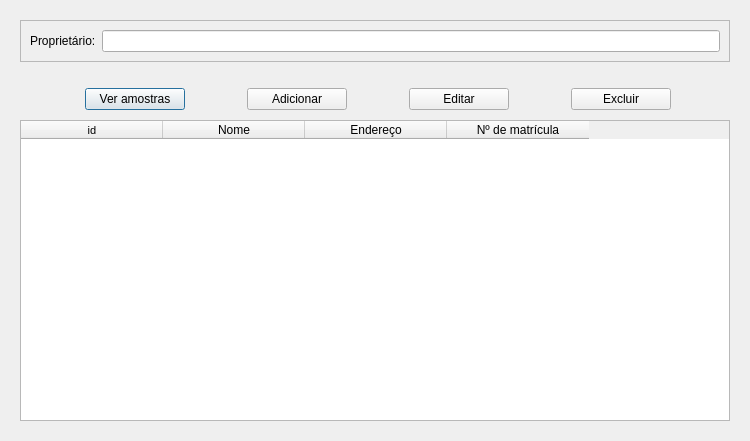
<?xml version="1.0" encoding="UTF-8"?>
<ui version="4.0">
 <class>Dialog</class>
 <widget class="QDialog" name="Dialog">
  <property name="geometry">
   <rect>
    <x>0</x>
    <y>0</y>
    <width>750</width>
    <height>441</height>
   </rect>
  </property>
  <property name="minimumSize">
   <size>
    <width>750</width>
    <height>441</height>
   </size>
  </property>
  <property name="maximumSize">
   <size>
    <width>750</width>
    <height>441</height>
   </size>
  </property>
  <property name="windowTitle">
   <string>Dialog</string>
  </property>
  <layout class="QVBoxLayout" name="verticalLayout">
   <item>
    <widget class="QFrame" name="frame">
     <property name="minimumSize">
      <size>
       <width>712</width>
       <height>0</height>
      </size>
     </property>
     <property name="frameShape">
      <enum>QFrame::NoFrame</enum>
     </property>
     <layout class="QVBoxLayout" name="verticalLayout_2">
      <item>
       <widget class="QFrame" name="frame_3">
        <property name="frameShape">
         <enum>QFrame::StyledPanel</enum>
        </property>
        <property name="frameShadow">
         <enum>QFrame::Raised</enum>
        </property>
        <layout class="QHBoxLayout" name="horizontalLayout_2">
         <item>
          <widget class="QLabel" name="label">
           <property name="text">
            <string>Proprietário:</string>
           </property>
          </widget>
         </item>
         <item>
          <widget class="QLineEdit" name="owner"/>
         </item>
        </layout>
       </widget>
      </item>
      <item>
       <widget class="QFrame" name="frame_2">
        <property name="minimumSize">
         <size>
          <width>720</width>
          <height>46</height>
         </size>
        </property>
        <property name="maximumSize">
         <size>
          <width>625</width>
          <height>30</height>
         </size>
        </property>
        <property name="frameShape">
         <enum>QFrame::NoFrame</enum>
        </property>
        <layout class="QHBoxLayout" name="horizontalLayout">
         <item>
          <widget class="QPushButton" name="view_samples">
           <property name="maximumSize">
            <size>
             <width>100</width>
             <height>16777215</height>
            </size>
           </property>
           <property name="text">
            <string>Ver amostras</string>
           </property>
          </widget>
         </item>
         <item>
          <widget class="QPushButton" name="add">
           <property name="maximumSize">
            <size>
             <width>100</width>
             <height>16777215</height>
            </size>
           </property>
           <property name="text">
            <string>Adicionar</string>
           </property>
          </widget>
         </item>
         <item>
          <widget class="QPushButton" name="edit">
           <property name="maximumSize">
            <size>
             <width>100</width>
             <height>16777215</height>
            </size>
           </property>
           <property name="text">
            <string>Editar</string>
           </property>
          </widget>
         </item>
         <item>
          <widget class="QPushButton" name="delete_2">
           <property name="maximumSize">
            <size>
             <width>100</width>
             <height>16777215</height>
            </size>
           </property>
           <property name="text">
            <string>Excluir</string>
           </property>
          </widget>
         </item>
        </layout>
       </widget>
      </item>
      <item>
       <widget class="QTableWidget" name="property_table">
        <attribute name="horizontalHeaderDefaultSectionSize">
         <number>142</number>
        </attribute>
        <column>
         <property name="text">
          <string>id</string>
         </property>
         <property name="font">
          <font>
           <pointsize>8</pointsize>
          </font>
         </property>
        </column>
        <column>
         <property name="text">
          <string>Nome</string>
         </property>
        </column>
        <column>
         <property name="text">
          <string>Endereço</string>
         </property>
        </column>
        <column>
         <property name="text">
          <string>Nº de matrícula</string>
         </property>
        </column>
       </widget>
      </item>
     </layout>
    </widget>
   </item>
  </layout>
 </widget>
 <resources/>
 <connections/>
</ui>
